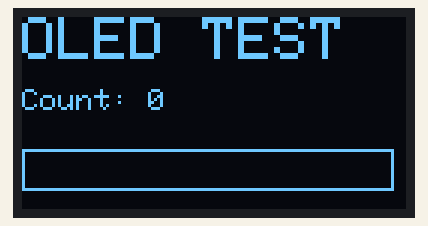
This sketch was run on a simulated Arduino Uno, built with avr-gcc and run on an emulated ATmega328P. Shown: 128×64 one-colour display. What the sketch prints to the serial monitor is not drawn.

Above: at 0.06 s.
At 5.03 s:
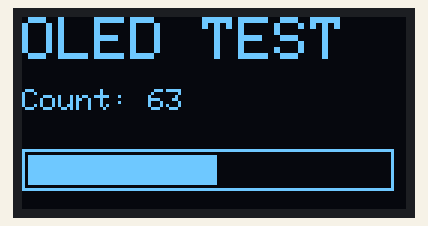
At 10.0 s:
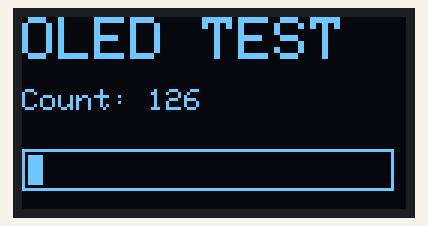
At 19.95 s:
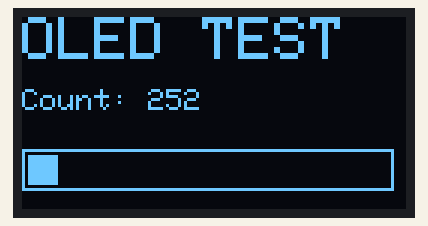
At 29.91 s:
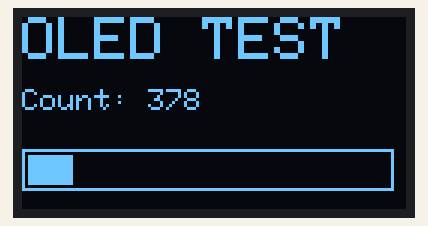
At 39.86 s:
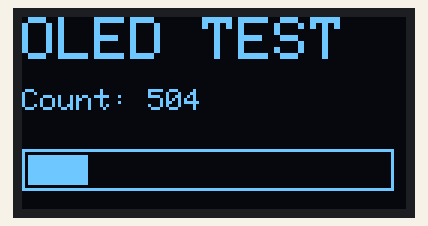

The sketch:

03_oled.ino
```cpp
// Test 03: SSD1306 OLED 128x64 over I2C.
// PASS: "OLED TEST" title, a counter and a bar filling left to right on the display.
// Libraries: Adafruit SSD1306, Adafruit GFX.

#include <Wire.h>
#include <Adafruit_GFX.h>
#include <Adafruit_SSD1306.h>

const uint8_t OLED_ADDR = 0x3C;  // use the address test 02 found (some boards are 0x3D)

Adafruit_SSD1306 display(128, 64, &Wire, -1);
unsigned int count = 0;

void setup() {
  Serial.begin(9600);
  Serial.println(F("=== Test 03: OLED ==="));
  // begin() allocates the 1 KB frame buffer; it fails if the address is wrong or RAM is short.
  if (!display.begin(SSD1306_SWITCHCAPVCC, OLED_ADDR)) {
    Serial.println(F("FAIL: display.begin() failed. Run test 02 for the address, check wiring."));
    for (;;) {}
  }
  Serial.println(F("PASS: display.begin() OK. Check the screen."));
}

void loop() {
  display.clearDisplay();
  display.setTextColor(SSD1306_WHITE);
  display.setTextSize(2);
  display.setCursor(0, 0);
  display.println(F("OLED TEST"));
  display.setTextSize(1);
  display.setCursor(0, 24);
  display.print(F("Count: "));
  display.println(count);

  byte w = count % 121;
  display.drawRect(0, 44, 124, 14, SSD1306_WHITE);
  display.fillRect(2, 46, w, 10, SSD1306_WHITE);
  display.display();

  if (count % 20 == 0) {
    Serial.print(F("Frame "));
    Serial.println(count);
  }
  count++;
  delay(50);
}
```
